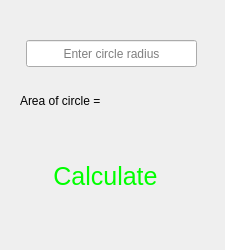
<?xml version="1.0" encoding="UTF-8"?>
<ui version="4.0">
 <class>Form</class>
 <widget class="QWidget" name="Form">
  <property name="geometry">
   <rect>
    <x>0</x>
    <y>0</y>
    <width>225</width>
    <height>250</height>
   </rect>
  </property>
  <property name="minimumSize">
   <size>
    <width>225</width>
    <height>250</height>
   </size>
  </property>
  <property name="maximumSize">
   <size>
    <width>225</width>
    <height>250</height>
   </size>
  </property>
  <property name="windowTitle">
   <string>circle-area</string>
  </property>
  <property name="windowIcon">
   <iconset>
    <normaloff>icons/circle.png</normaloff>icons/circle.png</iconset>
  </property>
  <widget class="QLineEdit" name="lineEdit">
   <property name="geometry">
    <rect>
     <x>26</x>
     <y>40</y>
     <width>171</width>
     <height>27</height>
    </rect>
   </property>
   <property name="alignment">
    <set>Qt::AlignCenter</set>
   </property>
   <property name="placeholderText">
    <string>Enter circle radius</string>
   </property>
  </widget>
  <widget class="QLabel" name="label">
   <property name="geometry">
    <rect>
     <x>20</x>
     <y>80</y>
     <width>191</width>
     <height>41</height>
    </rect>
   </property>
   <property name="text">
    <string>Area of circle = </string>
   </property>
  </widget>
  <widget class="QPushButton" name="pushButton">
   <property name="geometry">
    <rect>
     <x>50</x>
     <y>156</y>
     <width>111</width>
     <height>41</height>
    </rect>
   </property>
   <property name="font">
    <font>
     <pointsize>19</pointsize>
    </font>
   </property>
   <property name="styleSheet">
    <string notr="true">color: rgb(0, 255, 0);</string>
   </property>
   <property name="text">
    <string>Calculate</string>
   </property>
   <property name="flat">
    <bool>true</bool>
   </property>
  </widget>
 </widget>
 <resources/>
 <connections/>
</ui>
